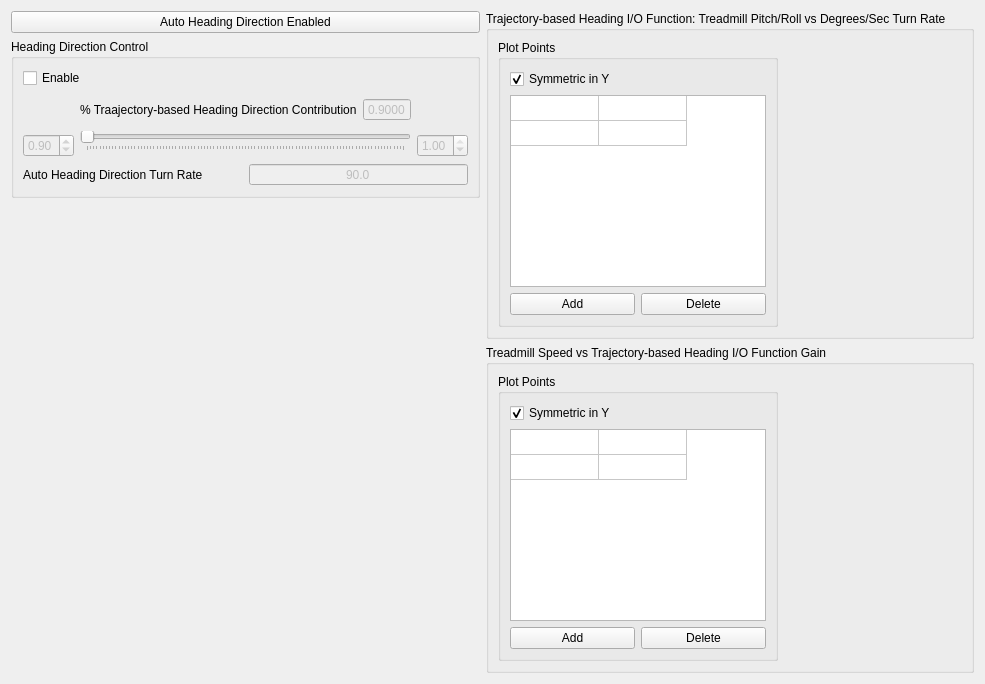
      <widget class="QWidget" name="tab_6">
       <attribute name="title">
        <string>Heading Direction</string>
       </attribute>
       <layout class="QHBoxLayout" name="horizontalLayout_58" stretch="0,5">
        <item>
         <layout class="QVBoxLayout" name="verticalLayout_29">
          <item>
           <widget class="QPushButton" name="headingStatusButton">
            <property name="text">
             <string>Auto Heading Direction Enabled</string>
            </property>
           </widget>
          </item>
          <item>
           <widget class="QGroupBox" name="groupBox_15">
            <property name="enabled">
             <bool>true</bool>
            </property>
            <property name="toolTip">
             <string/>
            </property>
            <property name="title">
             <string>Heading Direction Control</string>
            </property>
            <layout class="QVBoxLayout" name="verticalLayout_25">
             <item>
              <widget class="QCheckBox" name="thresholdTurningEnabled">
               <property name="text">
                <string>Enable</string>
               </property>
              </widget>
             </item>
             <item>
              <layout class="QHBoxLayout" name="horizontalLayout_62">
               <item>
                <layout class="QVBoxLayout" name="verticalLayout_33">
                 <item>
                  <spacer name="verticalSpacer_6">
                   <property name="orientation">
                    <enum>Qt::Vertical</enum>
                   </property>
                   <property name="sizeType">
                    <enum>QSizePolicy::Minimum</enum>
                   </property>
                   <property name="sizeHint" stdset="0">
                    <size>
                     <width>20</width>
                     <height>40</height>
                    </size>
                   </property>
                  </spacer>
                 </item>
                 <item>
                  <widget class="QDoubleSpinBox" name="minThresholdScale">
                   <property name="enabled">
                    <bool>false</bool>
                   </property>
                   <property name="toolTip">
                    <string>Minimum manual heading direction contribution</string>
                   </property>
                   <property name="maximum">
                    <double>1.000000000000000</double>
                   </property>
                   <property name="singleStep">
                    <double>0.010000000000000</double>
                   </property>
                   <property name="value">
                    <double>0.900000000000000</double>
                   </property>
                  </widget>
                 </item>
                </layout>
               </item>
               <item>
                <layout class="QVBoxLayout" name="verticalLayout_24">
                 <item>
                  <layout class="QHBoxLayout" name="horizontalLayout_46">
                   <item>
                    <widget class="QLabel" name="label_36">
                     <property name="toolTip">
                      <string>&lt;html&gt;&lt;head/&gt;&lt;body&gt;&lt;p&gt;Percent contribution from treadmill inputs and the manual heading direction functions to the final heading direction; &lt;/p&gt;&lt;p&gt;0% = Full Automated Heading Control&lt;/p&gt;&lt;p&gt;100% = Full Manual Heading Control&lt;/p&gt;&lt;/body&gt;&lt;/html&gt;</string>
                     </property>
                     <property name="text">
                      <string>% Traajectory-based Heading Direction Contribution</string>
                     </property>
                    </widget>
                   </item>
                   <item>
                    <widget class="QDoubleSpinBox" name="thresholdWeight">
                     <property name="enabled">
                      <bool>false</bool>
                     </property>
                     <property name="alignment">
                      <set>Qt::AlignCenter</set>
                     </property>
                     <property name="buttonSymbols">
                      <enum>QAbstractSpinBox::NoButtons</enum>
                     </property>
                     <property name="decimals">
                      <number>4</number>
                     </property>
                     <property name="maximum">
                      <double>1.000000000000000</double>
                     </property>
                     <property name="singleStep">
                      <double>0.010000000000000</double>
                     </property>
                     <property name="value">
                      <double>0.900000000000000</double>
                     </property>
                    </widget>
                   </item>
                  </layout>
                 </item>
                 <item>
                  <widget class="QSlider" name="thresholdTurningSlider">
                   <property name="enabled">
                    <bool>false</bool>
                   </property>
                   <property name="maximum">
                    <number>100</number>
                   </property>
                   <property name="value">
                    <number>0</number>
                   </property>
                   <property name="sliderPosition">
                    <number>0</number>
                   </property>
                   <property name="orientation">
                    <enum>Qt::Horizontal</enum>
                   </property>
                   <property name="tickPosition">
                    <enum>QSlider::TicksBelow</enum>
                   </property>
                  </widget>
                 </item>
                </layout>
               </item>
               <item>
                <layout class="QVBoxLayout" name="verticalLayout_34">
                 <item>
                  <spacer name="verticalSpacer_7">
                   <property name="orientation">
                    <enum>Qt::Vertical</enum>
                   </property>
                   <property name="sizeType">
                    <enum>QSizePolicy::Minimum</enum>
                   </property>
                   <property name="sizeHint" stdset="0">
                    <size>
                     <width>20</width>
                     <height>40</height>
                    </size>
                   </property>
                  </spacer>
                 </item>
                 <item>
                  <widget class="QDoubleSpinBox" name="maxThresholdScale">
                   <property name="enabled">
                    <bool>false</bool>
                   </property>
                   <property name="toolTip">
                    <string>Maximum manual heading direction contribution</string>
                   </property>
                   <property name="maximum">
                    <double>1.000000000000000</double>
                   </property>
                   <property name="singleStep">
                    <double>0.010000000000000</double>
                   </property>
                   <property name="value">
                    <double>1.000000000000000</double>
                   </property>
                  </widget>
                 </item>
                </layout>
               </item>
              </layout>
             </item>
             <item>
              <layout class="QHBoxLayout" name="horizontalLayout_67">
               <item>
                <widget class="QLabel" name="label_37">
                 <property name="toolTip">
                  <string>&lt;html&gt;&lt;head/&gt;&lt;body&gt;&lt;p&gt;In &amp;quot;path&amp;quot; or &amp;quot;segment&amp;quot; modes, heading direction is rotated along the direction of the &amp;quot;path&amp;quot; or &amp;quot;segment&amp;quot; at a turn rate of X degrees per second, default = 90&lt;/p&gt;&lt;/body&gt;&lt;/html&gt;</string>
                 </property>
                 <property name="text">
                  <string>Auto Heading Direction Turn Rate</string>
                 </property>
                </widget>
               </item>
               <item>
                <widget class="QDoubleSpinBox" name="autoHeadingTurnRate">
                 <property name="enabled">
                  <bool>false</bool>
                 </property>
                 <property name="alignment">
                  <set>Qt::AlignCenter</set>
                 </property>
                 <property name="buttonSymbols">
                  <enum>QAbstractSpinBox::NoButtons</enum>
                 </property>
                 <property name="decimals">
                  <number>1</number>
                 </property>
                 <property name="minimum">
                  <double>0.100000000000000</double>
                 </property>
                 <property name="maximum">
                  <double>1000.000000000000000</double>
                 </property>
                 <property name="singleStep">
                  <double>1.000000000000000</double>
                 </property>
                 <property name="value">
                  <double>90.000000000000000</double>
                 </property>
                </widget>
               </item>
              </layout>
             </item>
            </layout>
           </widget>
          </item>
          <item>
           <spacer name="verticalSpacer_11">
            <property name="orientation">
             <enum>Qt::Vertical</enum>
            </property>
            <property name="sizeHint" stdset="0">
             <size>
              <width>20</width>
              <height>40</height>
             </size>
            </property>
           </spacer>
          </item>
         </layout>
        </item>
        <item>
         <layout class="QVBoxLayout" name="verticalLayout_32">
          <item>
           <widget class="QGroupBox" name="groupBox_17">
            <property name="toolTip">
             <string>&lt;html&gt;&lt;head/&gt;&lt;body&gt;&lt;p&gt;Treadmill motion. i.e., the ratio of change in the spherical treadmill pitch versus roll, is converted into a heading direction turn rate in degrees per second. Input values into the table below to create the desired input/output function&lt;/p&gt;&lt;/body&gt;&lt;/html&gt;</string>
            </property>
            <property name="title">
             <string>Trajectory-based Heading I/O Function: Treadmill Pitch/Roll vs Degrees/Sec Turn Rate</string>
            </property>
            <layout class="QHBoxLayout" name="horizontalLayout_57" stretch="0,10">
             <item>
              <widget class="QGroupBox" name="groupBox_7">
               <property name="title">
                <string>Plot Points</string>
               </property>
               <layout class="QVBoxLayout" name="verticalLayout_27">
                <item>
                 <widget class="QCheckBox" name="plotSymmetricCheckBox">
                  <property name="text">
                   <string>Symmetric in Y</string>
                  </property>
                  <property name="checked">
                   <bool>true</bool>
                  </property>
                 </widget>
                </item>
                <item>
                 <layout class="QVBoxLayout" name="verticalLayout_26">
                  <item>
                   <widget class="QTableWidget" name="plotTableWidget">
                    <property name="rowCount">
                     <number>2</number>
                    </property>
                    <property name="columnCount">
                     <number>2</number>
                    </property>
                    <attribute name="horizontalHeaderVisible">
                     <bool>false</bool>
                    </attribute>
                    <attribute name="horizontalHeaderCascadingSectionResizes">
                     <bool>false</bool>
                    </attribute>
                    <attribute name="horizontalHeaderDefaultSectionSize">
                     <number>88</number>
                    </attribute>
                    <attribute name="horizontalHeaderStretchLastSection">
                     <bool>false</bool>
                    </attribute>
                    <attribute name="verticalHeaderVisible">
                     <bool>false</bool>
                    </attribute>
                    <attribute name="verticalHeaderDefaultSectionSize">
                     <number>25</number>
                    </attribute>
                    <attribute name="verticalHeaderStretchLastSection">
                     <bool>false</bool>
                    </attribute>
                    <row/>
                    <row/>
                    <column/>
                    <column/>
                   </widget>
                  </item>
                  <item>
                   <layout class="QHBoxLayout" name="horizontalLayout_47">
                    <item>
                     <widget class="QPushButton" name="addRowButton">
                      <property name="text">
                       <string>Add</string>
                      </property>
                     </widget>
                    </item>
                    <item>
                     <widget class="QPushButton" name="deleteRowButton">
                      <property name="text">
                       <string>Delete</string>
                      </property>
                     </widget>
                    </item>
                   </layout>
                  </item>
                 </layout>
                </item>
               </layout>
              </widget>
             </item>
             <item>
              <widget class="QStackedWidget" name="ratioDisplayWidget">
               <widget class="QWidget" name="page_5"/>
               <widget class="QWidget" name="page_6"/>
              </widget>
             </item>
            </layout>
           </widget>
          </item>
          <item>
           <widget class="QGroupBox" name="groupBox_18">
            <property name="toolTip">
             <string>&lt;html&gt;&lt;head/&gt;&lt;body&gt;&lt;p&gt;Gain modulation of the manual heading direction I/O function by treadmill speed. Input values into the table below to create the desired speed modulation of the manual heading direction I/O function. For example, at low speeds [e.g., &amp;lt;2 cm/sec], a gain value of 0.2 reduces high turning rates when moving at low speeds.&lt;/p&gt;&lt;/body&gt;&lt;/html&gt;</string>
            </property>
            <property name="title">
             <string>Treadmill Speed vs Trajectory-based Heading I/O Function Gain</string>
            </property>
            <layout class="QHBoxLayout" name="horizontalLayout_56" stretch="0,10">
             <item>
              <widget class="QGroupBox" name="groupBox_9">
               <property name="title">
                <string>Plot Points</string>
               </property>
               <layout class="QVBoxLayout" name="verticalLayout_30">
                <item>
                 <widget class="QCheckBox" name="plotSymmetricCheckBox_2">
                  <property name="text">
                   <string>Symmetric in Y</string>
                  </property>
                  <property name="checked">
                   <bool>true</bool>
                  </property>
                 </widget>
                </item>
                <item>
                 <layout class="QVBoxLayout" name="verticalLayout_31">
                  <item>
                   <widget class="QTableWidget" name="plotVelocityTableWidget">
                    <property name="rowCount">
                     <number>2</number>
                    </property>
                    <property name="columnCount">
                     <number>2</number>
                    </property>
                    <attribute name="horizontalHeaderVisible">
                     <bool>false</bool>
                    </attribute>
                    <attribute name="horizontalHeaderCascadingSectionResizes">
                     <bool>false</bool>
                    </attribute>
                    <attribute name="horizontalHeaderDefaultSectionSize">
                     <number>88</number>
                    </attribute>
                    <attribute name="horizontalHeaderStretchLastSection">
                     <bool>false</bool>
                    </attribute>
                    <attribute name="verticalHeaderVisible">
                     <bool>false</bool>
                    </attribute>
                    <attribute name="verticalHeaderDefaultSectionSize">
                     <number>25</number>
                    </attribute>
                    <attribute name="verticalHeaderStretchLastSection">
                     <bool>false</bool>
                    </attribute>
                    <row/>
                    <row/>
                    <column/>
                    <column/>
                   </widget>
                  </item>
                  <item>
                   <layout class="QHBoxLayout" name="horizontalLayout_48">
                    <item>
                     <widget class="QPushButton" name="addRowButton_2">
                      <property name="text">
                       <string>Add</string>
                      </property>
                     </widget>
                    </item>
                    <item>
                     <widget class="QPushButton" name="deleteRowButton_2">
                      <property name="text">
                       <string>Delete</string>
                      </property>
                     </widget>
                    </item>
                   </layout>
                  </item>
                 </layout>
                </item>
               </layout>
              </widget>
             </item>
             <item>
              <widget class="QStackedWidget" name="velocityDisplayWidget">
               <widget class="QWidget" name="page_7"/>
               <widget class="QWidget" name="page_8"/>
              </widget>
             </item>
            </layout>
           </widget>
          </item>
         </layout>
        </item>
       </layout>
      </widget>
